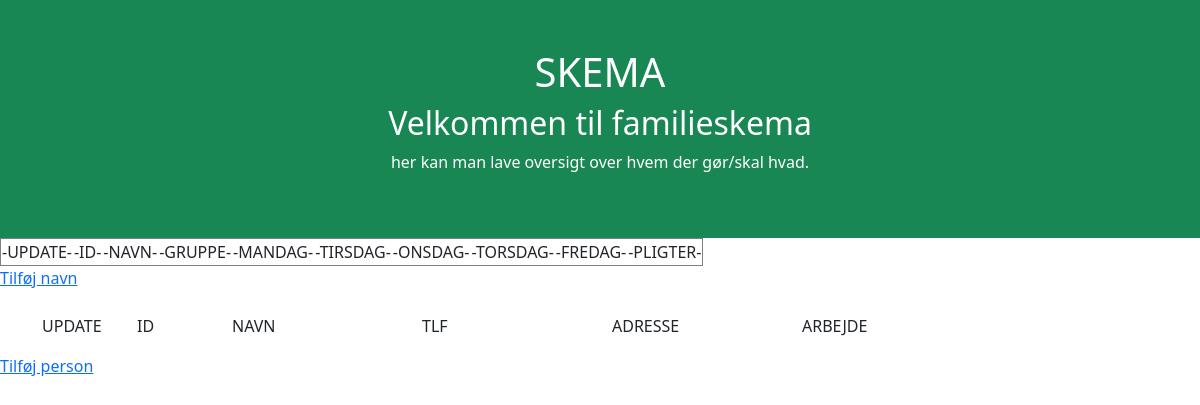
Before: /skema/tlf with the older database file.
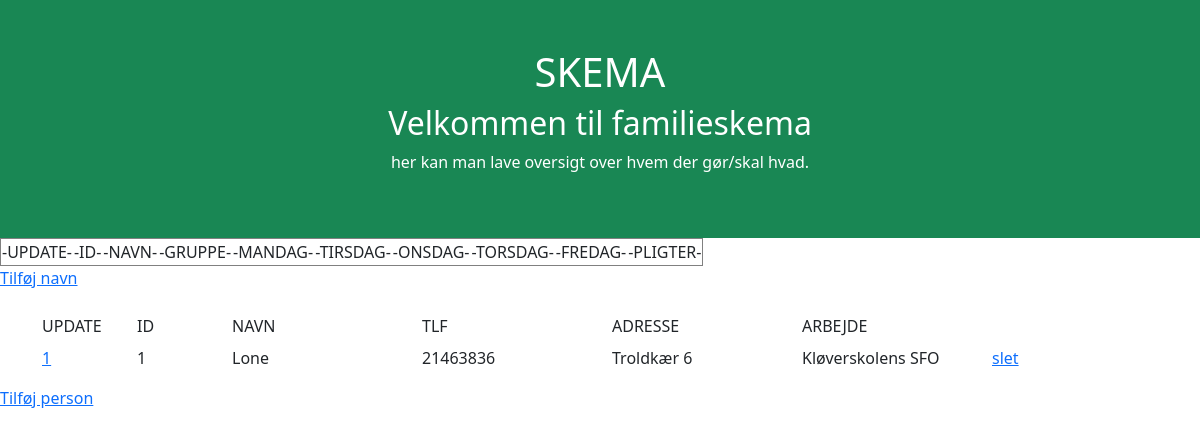
After: the same page with the newer database file.
### skema/models.py (models this page shows)
class Tlf(models.Model):
  navn = models.TextField()
  tlf = models.TextField(blank=True)
  adresse = models.TextField(blank=True)
  arbejde = models.TextField (blank=True)

### skema/views.py (the view)
# urls.py: path('tlf', views.tlf_index, name= "tlf_index"),
def tlf_index(request):
  mytlf = Tlf.objects.all().values()
  template = loader.get_template('tlf_index.html')
  context = {
    'mytlf': mytlf
  }
  return HttpResponse(template.render(context, request))

### skema/templates/tlf_index.html (shortened to what this page needs)
{% extends 'index.html' %}

### skema/templates/index.html (shortened to what this page needs)
<!DOCTYPE html>
<html lang="en">
<head>
  <link href="https://cdn.jsdelivr.net/npm/bootstrap@5.1.3/dist/css/bootstrap.min.css" rel="stylesheet">
</head>
<body>
<div class="container-fluid p-5 bg-success text-white text-center">
  <h1>SKEMA</h1>
  <h2>Velkommen til familieskema</h2>
  <p>her kan man lave oversigt over hvem der gør/skal hvad.</p>
</div>
<body>
  <table border="1">
         <td>  -UPDATE-  </td>
        <td>  -ID-  </td>
        <td>  -NAVN-  </td>
        <td>  -GRUPPE-  </td>
        <td>  -MANDAG-  </td>
        <td>  -TIRSDAG-  </td>
        <td>  -ONSDAG-  </td>
        <td>  -TORSDAG-  </td>
        <td>  -FREDAG-  </td>
        <td>  -PLIGTER-  </td>
  </table>
  <p>
      <a href="add/">Tilføj navn</a>
  </p>
</body>
<div class="container mt-4">
  <div class="row">
    <div class="col-sm-1">
      <tr>
        <td>UPDATE</td>
      </div>
      <div class="col-sm-1">
        <td>ID</td>
      </div>
      <div class="col-sm-2">
        <td>NAVN</td>
      </div>
      <div class="col-sm-2">
        <td>TLF</td>
      </div>
      <div class="col-sm-2">
        <td>ADRESSE</td>
      </div>
      <div class="col-sm-2">
        <td>ARBEJDE</td>
    </div>
  </div>
</div>
{% for x in mytlf %}
<div class="container mt-2">
  <div class="row">
    <div class="col-sm-1">
      <tr>
        <td><a href="tlf_update/{{ x.id }}">{{ x.id }}</a></td>
      </tr>
    </div>
    <div class="col-sm-1">
      <tr>
        <td>{{ x.id }}</td>
      </tr>
    </div>
    <div class="col-sm-2">
      <tr>
        <td>{{ x.navn }}</td>
      </tr>
    </div>
    <div class="col-sm-2">
      <tr>
        <td>{{ x.tlf }}</td>
      </tr>
    </div>
    <div class="col-sm-2">
      <tr>
        <td>{{ x.adresse }}</td>
      </tr>
    </div>
    <div class="col-sm-2">
      <tr>
        <td>{{ x.arbejde }}</td>
      </tr>
    </div>
    <div class="col-sm-2">
      <td><a href="tlf_delete/{{ x.id }}">slet</a></td>
    </div>
  </div>
</div>
{% endfor %}
<p>
<a href="tlf_add/">Tilføj person</a>
</p>
</html>

Changed rows visible on the page:
added Tlf: id "1", navn "Lone", tlf "21463836", adresse "Troldkær 6", arbejde "Kløverskolens SFO"
